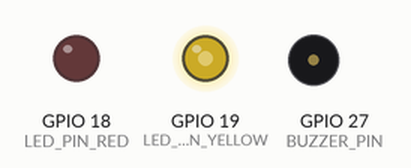
Recording of a program running on a simulated ESP32. Parts: output pins drawn as LEDs (lit = HIGH), buzzer (waves = sounding).

Above: at 0.15 s.
At 5.73 s:
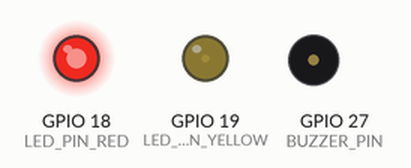
At 10.41 s:
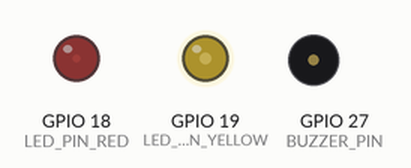
At 17.5 s:
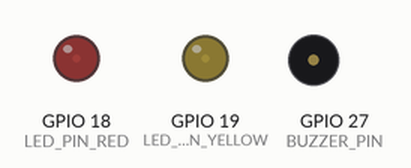
At 25.87 s:
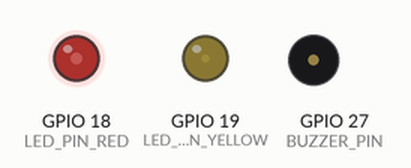
At 37.9 s:
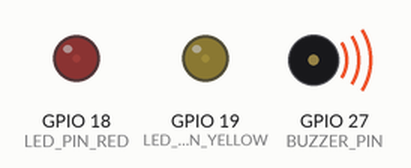
Timing chart, 0 to 40.0 s (numbered marks = the images above):
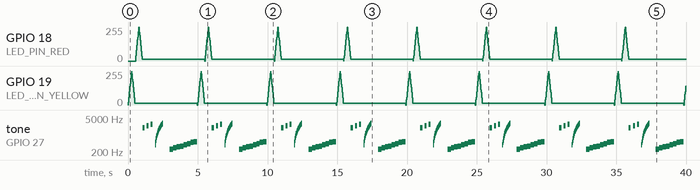

Measured:
- by itself, tone on GPIO 27 (BUZZER_PIN): plays 2000 Hz for 0.15 s, 2400 Hz for 0.15 s, 2800 Hz for 0.15 s, 400 Hz for 0.02 s, 500 Hz for 0.02 s, 600 Hz for 0.02 s … (304 notes in this stretch)

The program:

main.cpp
```cpp
#include <Arduino.h>
#define LED_PIN_RED 18
#define LED_PIN_YELLOW 19
#define PWM_CH_Yellow 0
#define PWM_CH_Red 1
#define FREQ1 5000
#define FREQ2 10000
#define BUZZER_PIN 27     // GPIO connected to buzzer
#define PWM_CH_BUZZER 2      // PWM channel (0–15)
#define FREQ 2000   // Default frequency (Hz)
#define RESOLUTION 8     // 10-bit resolution (0–1023)

void setup() {
  // Setup PWM channel
  ledcSetup(PWM_CH_BUZZER, FREQ, RESOLUTION);
  ledcAttachPin(BUZZER_PIN, PWM_CH_BUZZER);

  // Setup LEDs Channels
  ledcSetup(PWM_CH_Yellow, FREQ1, RESOLUTION);
  ledcAttachPin(LED_PIN_YELLOW, PWM_CH_Yellow);
  ledcSetup(PWM_CH_Red, FREQ2, RESOLUTION);
  ledcAttachPin(LED_PIN_RED, PWM_CH_Red);

}

void loop() {
  // LED Loops
  for (int d=0; d<=255; d+=20) {
    ledcWrite(PWM_CH_Yellow, d); delay(20);
  }
  for (int d=255; d>=0; d-=20) {
    ledcWrite(PWM_CH_Yellow, d); delay(20);
  }
  for (int d=0; d<=255; d+=20) {
    ledcWrite(PWM_CH_Red, d); delay(20);
  }
  for (int d=255; d>=0; d-=20) {
    ledcWrite(PWM_CH_Red, d); delay(20);
  }

  // --- 1. Simple beep pattern ---
  for (int i = 0; i < 3; i++) {
    ledcWriteTone(PWM_CH_BUZZER, 2000 + i * 400); // change tone
    delay(150);
    ledcWrite(PWM_CH_BUZZER, 0);                  // stop tone
    delay(150);
  }
  // --- 2. Frequency sweep (400Hz → 3kHz) ---
  for (int f = 400; f <= 3000; f += 100) {
    ledcWriteTone(PWM_CH_BUZZER, f);
    delay(20);
  }
  ledcWrite(PWM_CH_BUZZER, 0);
  delay(500);

  // --- 3. Short melody ---
  int melody[] = {262, 294, 330, 349, 392, 440, 494, 523};
  for (int i = 0; i < 8; i++) {
    ledcWriteTone(PWM_CH_BUZZER, melody[i]);
    delay(250);
  }
  ledcWrite(PWM_CH_BUZZER, 0);

}
```
